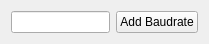
<?xml version="1.0" encoding="UTF-8"?>
<ui version="4.0">
 <class>add_baudrate</class>
 <widget class="QWidget" name="add_baudrate">
  <property name="geometry">
   <rect>
    <x>0</x>
    <y>0</y>
    <width>209</width>
    <height>41</height>
   </rect>
  </property>
  <property name="windowTitle">
   <string>Form</string>
  </property>
  <layout class="QGridLayout" name="gridLayout">
   <item row="0" column="0">
    <widget class="QLineEdit" name="lineBaudrateEdit"/>
   </item>
   <item row="0" column="1">
    <widget class="QPushButton" name="addBaudrateButton">
     <property name="text">
      <string>Add Baudrate</string>
     </property>
    </widget>
   </item>
  </layout>
 </widget>
 <resources/>
 <connections/>
</ui>
